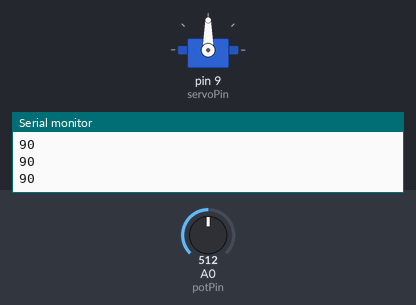
This sketch was run on a simulated Arduino Uno, built with avr-gcc and run on an emulated ATmega328P. Shown: servo, the last lines printed to the serial monitor. The test bench sets the inputs (shaded band); at power-on: A0 (potPin) = 512.

Above: at 1.2 s.
1.3 s: A0 (potPin) set to 716
At 1.6 s:
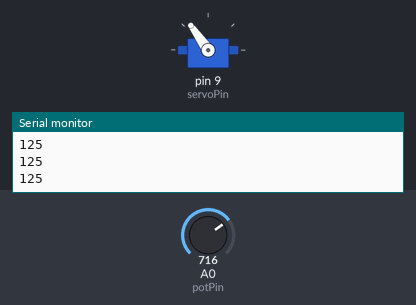
2.8 s: A0 (potPin) set to 900
At 4.0 s:
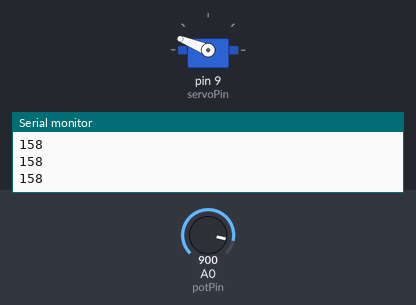
4.3 s: A0 (potPin) set to 1023
At 5.2 s:
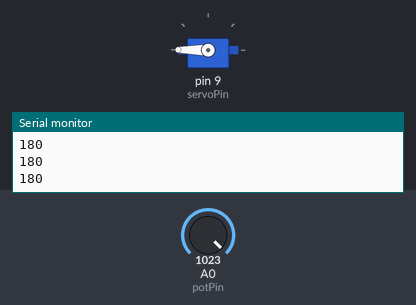
5.8 s: A0 (potPin) set to 306
At 6.1 s:
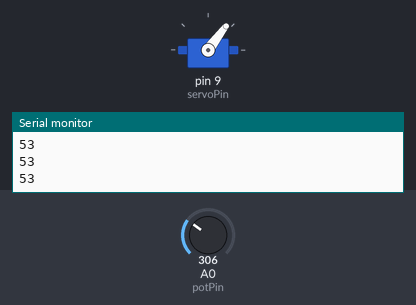
7.3 s: A0 (potPin) set to 122
At 8.5 s:
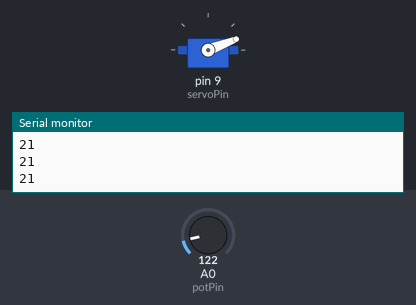
8.8 s: A0 (potPin) set to 0
At 9.9 s:
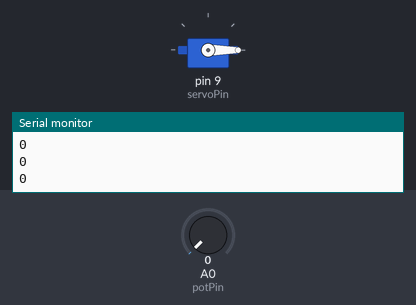
Timing chart, 0 to 11.3 s (numbered marks = the images above; inputs shaded):
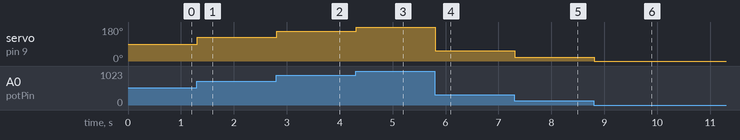

Measured:
- after the input at 1.3 s, servo on pin 9 (servoPin): 90° → 125° at once
- after the input at 2.8 s, servo on pin 9 (servoPin): 125° → 158° at once
- after the input at 4.3 s, servo on pin 9 (servoPin): 158° → 180° at once
- after the input at 5.8 s, servo on pin 9 (servoPin): 180° → 53° at once
- after the input at 7.3 s, servo on pin 9 (servoPin): 53° → 21° at once
- after the input at 8.8 s, servo on pin 9 (servoPin): 21° → 0° at once

The sketch:

servo.ino
```cpp
#include <Servo.h>

Servo myservo;
int potPin = A0;
int servoPin = 9;
int val;

void setup() {
  Serial.begin(9600);
  myservo.attach(servoPin);
}

void loop() {
  // put your main code here, to run repeatedly:
  val = analogRead(potPin);
  val = map(val, 0, 1023, 0, 180);
  val = constrain(val, 0,180);
  myservo.write(val);
  Serial.println(val);
  delay(15);
}
```
